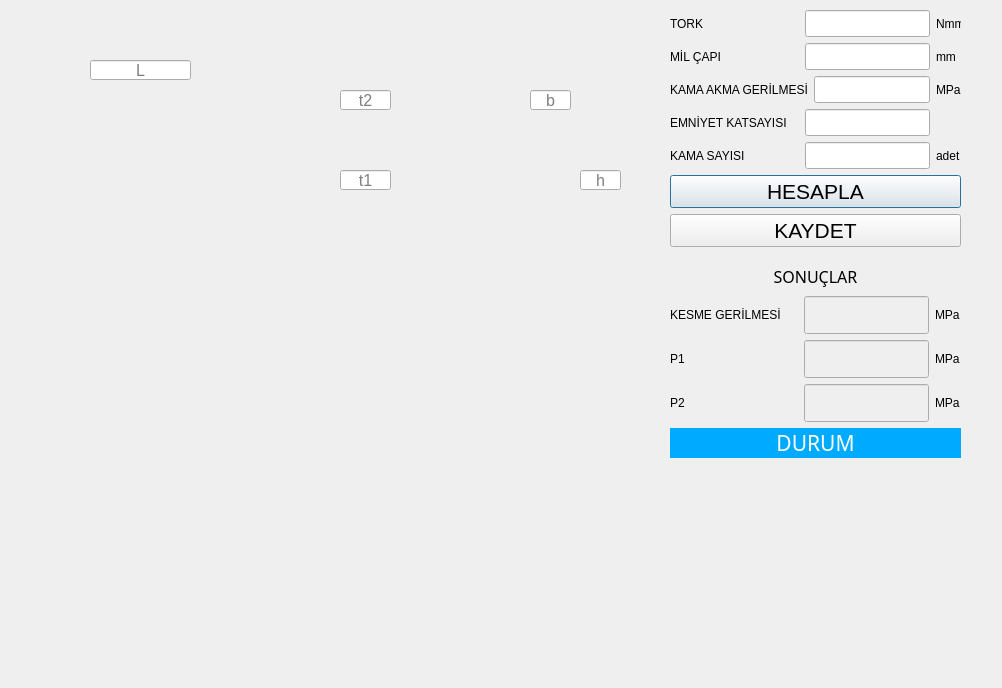
<?xml version="1.0" encoding="UTF-8"?>
<ui version="4.0">
 <class>MainWindow</class>
 <widget class="QDialog" name="MainWindow">
  <property name="geometry">
   <rect>
    <x>0</x>
    <y>0</y>
    <width>1002</width>
    <height>688</height>
   </rect>
  </property>
  <property name="windowTitle">
   <string>KAMA HESAP PROGRAMI</string>
  </property>
  <widget class="QLabel" name="label">
   <property name="geometry">
    <rect>
     <x>-20</x>
     <y>0</y>
     <width>641</width>
     <height>691</height>
    </rect>
   </property>
   <property name="text">
    <string/>
   </property>
   <property name="pixmap">
    <pixmap resource="kaynak.qrc">:/kama_olculer/resimler/kama_olcu.jpg</pixmap>
   </property>
   <property name="scaledContents">
    <bool>true</bool>
   </property>
  </widget>
  <widget class="QLineEdit" name="L_veri">
   <property name="geometry">
    <rect>
     <x>90</x>
     <y>60</y>
     <width>101</width>
     <height>20</height>
    </rect>
   </property>
   <property name="font">
    <font>
     <pointsize>12</pointsize>
     <weight>50</weight>
     <bold>false</bold>
     <strikeout>false</strikeout>
    </font>
   </property>
   <property name="maxLength">
    <number>3</number>
   </property>
   <property name="frame">
    <bool>true</bool>
   </property>
   <property name="alignment">
    <set>Qt::AlignCenter</set>
   </property>
   <property name="placeholderText">
    <string>L</string>
   </property>
  </widget>
  <widget class="QLineEdit" name="t2_veri">
   <property name="geometry">
    <rect>
     <x>340</x>
     <y>90</y>
     <width>51</width>
     <height>20</height>
    </rect>
   </property>
   <property name="font">
    <font>
     <pointsize>12</pointsize>
     <weight>50</weight>
     <bold>false</bold>
     <strikeout>false</strikeout>
    </font>
   </property>
   <property name="maxLength">
    <number>3</number>
   </property>
   <property name="frame">
    <bool>true</bool>
   </property>
   <property name="alignment">
    <set>Qt::AlignCenter</set>
   </property>
   <property name="placeholderText">
    <string>t2</string>
   </property>
  </widget>
  <widget class="QLineEdit" name="t1_veri">
   <property name="geometry">
    <rect>
     <x>340</x>
     <y>170</y>
     <width>51</width>
     <height>20</height>
    </rect>
   </property>
   <property name="font">
    <font>
     <pointsize>12</pointsize>
     <weight>50</weight>
     <bold>false</bold>
     <strikeout>false</strikeout>
    </font>
   </property>
   <property name="maxLength">
    <number>3</number>
   </property>
   <property name="frame">
    <bool>true</bool>
   </property>
   <property name="alignment">
    <set>Qt::AlignCenter</set>
   </property>
   <property name="placeholderText">
    <string>t1</string>
   </property>
  </widget>
  <widget class="QLineEdit" name="b_veri">
   <property name="geometry">
    <rect>
     <x>530</x>
     <y>90</y>
     <width>41</width>
     <height>20</height>
    </rect>
   </property>
   <property name="font">
    <font>
     <pointsize>12</pointsize>
     <weight>50</weight>
     <bold>false</bold>
     <strikeout>false</strikeout>
    </font>
   </property>
   <property name="maxLength">
    <number>3</number>
   </property>
   <property name="frame">
    <bool>true</bool>
   </property>
   <property name="alignment">
    <set>Qt::AlignCenter</set>
   </property>
   <property name="placeholderText">
    <string>b</string>
   </property>
  </widget>
  <widget class="QLineEdit" name="h_veri">
   <property name="geometry">
    <rect>
     <x>580</x>
     <y>170</y>
     <width>41</width>
     <height>20</height>
    </rect>
   </property>
   <property name="font">
    <font>
     <pointsize>12</pointsize>
     <weight>50</weight>
     <bold>false</bold>
     <strikeout>false</strikeout>
    </font>
   </property>
   <property name="maxLength">
    <number>3</number>
   </property>
   <property name="frame">
    <bool>true</bool>
   </property>
   <property name="alignment">
    <set>Qt::AlignCenter</set>
   </property>
   <property name="placeholderText">
    <string>h</string>
   </property>
  </widget>
  <widget class="QWidget" name="verticalLayoutWidget">
   <property name="geometry">
    <rect>
     <x>670</x>
     <y>10</y>
     <width>291</width>
     <height>448</height>
    </rect>
   </property>
   <layout class="QVBoxLayout" name="verticalLayout">
    <item>
     <layout class="QHBoxLayout" name="horizontalLayout">
      <item>
       <layout class="QHBoxLayout" name="horizontalLayout_2">
        <item>
         <widget class="QLabel" name="label_2">
          <property name="sizePolicy">
           <sizepolicy hsizetype="Preferred" vsizetype="Preferred">
            <horstretch>170</horstretch>
            <verstretch>0</verstretch>
           </sizepolicy>
          </property>
          <property name="text">
           <string>TORK</string>
          </property>
         </widget>
        </item>
        <item>
         <widget class="QLineEdit" name="tork_veri">
          <property name="maximumSize">
           <size>
            <width>125</width>
            <height>16777215</height>
           </size>
          </property>
          <property name="font">
           <font>
            <pointsize>12</pointsize>
            <weight>50</weight>
            <bold>false</bold>
            <strikeout>false</strikeout>
           </font>
          </property>
          <property name="maxLength">
           <number>150</number>
          </property>
          <property name="frame">
           <bool>true</bool>
          </property>
          <property name="alignment">
           <set>Qt::AlignCenter</set>
          </property>
          <property name="placeholderText">
           <string/>
          </property>
         </widget>
        </item>
        <item>
         <widget class="QLabel" name="label_8">
          <property name="sizePolicy">
           <sizepolicy hsizetype="Preferred" vsizetype="Preferred">
            <horstretch>50</horstretch>
            <verstretch>0</verstretch>
           </sizepolicy>
          </property>
          <property name="maximumSize">
           <size>
            <width>25</width>
            <height>16777215</height>
           </size>
          </property>
          <property name="text">
           <string>Nmm</string>
          </property>
         </widget>
        </item>
       </layout>
      </item>
     </layout>
    </item>
    <item>
     <layout class="QHBoxLayout" name="horizontalLayout_5">
      <item>
       <widget class="QLabel" name="label_3">
        <property name="sizePolicy">
         <sizepolicy hsizetype="Preferred" vsizetype="Preferred">
          <horstretch>170</horstretch>
          <verstretch>0</verstretch>
         </sizepolicy>
        </property>
        <property name="text">
         <string>MİL ÇAPI</string>
        </property>
       </widget>
      </item>
      <item>
       <widget class="QLineEdit" name="mil_veri">
        <property name="maximumSize">
         <size>
          <width>125</width>
          <height>16777215</height>
         </size>
        </property>
        <property name="font">
         <font>
          <pointsize>12</pointsize>
          <weight>50</weight>
          <bold>false</bold>
          <strikeout>false</strikeout>
         </font>
        </property>
        <property name="maxLength">
         <number>150</number>
        </property>
        <property name="frame">
         <bool>true</bool>
        </property>
        <property name="alignment">
         <set>Qt::AlignCenter</set>
        </property>
        <property name="placeholderText">
         <string/>
        </property>
       </widget>
      </item>
      <item>
       <widget class="QLabel" name="label_9">
        <property name="sizePolicy">
         <sizepolicy hsizetype="Preferred" vsizetype="Preferred">
          <horstretch>50</horstretch>
          <verstretch>0</verstretch>
         </sizepolicy>
        </property>
        <property name="maximumSize">
         <size>
          <width>25</width>
          <height>16777215</height>
         </size>
        </property>
        <property name="text">
         <string>mm</string>
        </property>
       </widget>
      </item>
     </layout>
    </item>
    <item>
     <layout class="QHBoxLayout" name="horizontalLayout_6">
      <item>
       <widget class="QLabel" name="label_4">
        <property name="sizePolicy">
         <sizepolicy hsizetype="Preferred" vsizetype="Preferred">
          <horstretch>170</horstretch>
          <verstretch>0</verstretch>
         </sizepolicy>
        </property>
        <property name="text">
         <string>KAMA AKMA GERİLMESİ</string>
        </property>
       </widget>
      </item>
      <item>
       <widget class="QLineEdit" name="akma_veri">
        <property name="maximumSize">
         <size>
          <width>125</width>
          <height>16777215</height>
         </size>
        </property>
        <property name="font">
         <font>
          <pointsize>12</pointsize>
          <weight>50</weight>
          <bold>false</bold>
          <strikeout>false</strikeout>
         </font>
        </property>
        <property name="maxLength">
         <number>150</number>
        </property>
        <property name="frame">
         <bool>true</bool>
        </property>
        <property name="alignment">
         <set>Qt::AlignCenter</set>
        </property>
        <property name="placeholderText">
         <string/>
        </property>
       </widget>
      </item>
      <item>
       <widget class="QLabel" name="label_10">
        <property name="sizePolicy">
         <sizepolicy hsizetype="Preferred" vsizetype="Preferred">
          <horstretch>50</horstretch>
          <verstretch>0</verstretch>
         </sizepolicy>
        </property>
        <property name="maximumSize">
         <size>
          <width>25</width>
          <height>16777215</height>
         </size>
        </property>
        <property name="text">
         <string>MPa</string>
        </property>
       </widget>
      </item>
     </layout>
    </item>
    <item>
     <layout class="QHBoxLayout" name="horizontalLayout_9">
      <item>
       <widget class="QLabel" name="label_16">
        <property name="sizePolicy">
         <sizepolicy hsizetype="Preferred" vsizetype="Preferred">
          <horstretch>170</horstretch>
          <verstretch>0</verstretch>
         </sizepolicy>
        </property>
        <property name="text">
         <string>EMNİYET KATSAYISI</string>
        </property>
       </widget>
      </item>
      <item>
       <widget class="QLineEdit" name="emniyet_veri">
        <property name="maximumSize">
         <size>
          <width>125</width>
          <height>16777215</height>
         </size>
        </property>
        <property name="font">
         <font>
          <pointsize>12</pointsize>
          <weight>50</weight>
          <bold>false</bold>
          <strikeout>false</strikeout>
         </font>
        </property>
        <property name="maxLength">
         <number>150</number>
        </property>
        <property name="frame">
         <bool>true</bool>
        </property>
        <property name="alignment">
         <set>Qt::AlignCenter</set>
        </property>
        <property name="placeholderText">
         <string/>
        </property>
       </widget>
      </item>
      <item>
       <widget class="QLabel" name="label_17">
        <property name="sizePolicy">
         <sizepolicy hsizetype="Preferred" vsizetype="Preferred">
          <horstretch>50</horstretch>
          <verstretch>0</verstretch>
         </sizepolicy>
        </property>
        <property name="maximumSize">
         <size>
          <width>25</width>
          <height>16777215</height>
         </size>
        </property>
        <property name="text">
         <string/>
        </property>
       </widget>
      </item>
     </layout>
    </item>
    <item>
     <layout class="QHBoxLayout" name="horizontalLayout_10">
      <item>
       <widget class="QLabel" name="label_19">
        <property name="sizePolicy">
         <sizepolicy hsizetype="Preferred" vsizetype="Preferred">
          <horstretch>170</horstretch>
          <verstretch>0</verstretch>
         </sizepolicy>
        </property>
        <property name="text">
         <string>KAMA SAYISI</string>
        </property>
       </widget>
      </item>
      <item>
       <widget class="QLineEdit" name="kamaadet_veri">
        <property name="maximumSize">
         <size>
          <width>125</width>
          <height>16777215</height>
         </size>
        </property>
        <property name="font">
         <font>
          <pointsize>12</pointsize>
          <weight>50</weight>
          <bold>false</bold>
          <strikeout>false</strikeout>
         </font>
        </property>
        <property name="maxLength">
         <number>150</number>
        </property>
        <property name="frame">
         <bool>true</bool>
        </property>
        <property name="alignment">
         <set>Qt::AlignCenter</set>
        </property>
        <property name="placeholderText">
         <string/>
        </property>
       </widget>
      </item>
      <item>
       <widget class="QLabel" name="label_20">
        <property name="sizePolicy">
         <sizepolicy hsizetype="Preferred" vsizetype="Preferred">
          <horstretch>50</horstretch>
          <verstretch>0</verstretch>
         </sizepolicy>
        </property>
        <property name="maximumSize">
         <size>
          <width>25</width>
          <height>16777215</height>
         </size>
        </property>
        <property name="text">
         <string>adet</string>
        </property>
       </widget>
      </item>
     </layout>
    </item>
    <item>
     <widget class="QPushButton" name="hesapla_buton">
      <property name="enabled">
       <bool>true</bool>
      </property>
      <property name="font">
       <font>
        <pointsize>16</pointsize>
        <weight>50</weight>
        <bold>false</bold>
       </font>
      </property>
      <property name="text">
       <string>HESAPLA</string>
      </property>
     </widget>
    </item>
    <item>
     <widget class="QPushButton" name="kaydet">
      <property name="enabled">
       <bool>true</bool>
      </property>
      <property name="font">
       <font>
        <pointsize>16</pointsize>
        <weight>50</weight>
        <bold>false</bold>
       </font>
      </property>
      <property name="text">
       <string>KAYDET</string>
      </property>
     </widget>
    </item>
    <item>
     <spacer name="horizontalSpacer">
      <property name="orientation">
       <enum>Qt::Horizontal</enum>
      </property>
      <property name="sizeHint" stdset="0">
       <size>
        <width>40</width>
        <height>10</height>
       </size>
      </property>
     </spacer>
    </item>
    <item>
     <widget class="QLabel" name="label_14">
      <property name="font">
       <font>
        <family>Berlin Sans FB</family>
        <pointsize>12</pointsize>
        <weight>50</weight>
        <bold>false</bold>
       </font>
      </property>
      <property name="text">
       <string>SONUÇLAR</string>
      </property>
      <property name="alignment">
       <set>Qt::AlignCenter</set>
      </property>
     </widget>
    </item>
    <item>
     <layout class="QHBoxLayout" name="horizontalLayout_3">
      <item>
       <widget class="QLabel" name="label_5">
        <property name="sizePolicy">
         <sizepolicy hsizetype="Preferred" vsizetype="Preferred">
          <horstretch>100</horstretch>
          <verstretch>0</verstretch>
         </sizepolicy>
        </property>
        <property name="text">
         <string>KESME GERİLMESİ</string>
        </property>
       </widget>
      </item>
      <item>
       <widget class="QLineEdit" name="kesme_sonuc_label">
        <property name="enabled">
         <bool>false</bool>
        </property>
        <property name="maximumSize">
         <size>
          <width>125</width>
          <height>16777215</height>
         </size>
        </property>
        <property name="font">
         <font>
          <family>TechnicBold</family>
          <pointsize>16</pointsize>
          <weight>50</weight>
          <bold>false</bold>
          <strikeout>false</strikeout>
         </font>
        </property>
        <property name="maxLength">
         <number>10</number>
        </property>
        <property name="frame">
         <bool>true</bool>
        </property>
        <property name="alignment">
         <set>Qt::AlignRight|Qt::AlignTrailing|Qt::AlignVCenter</set>
        </property>
        <property name="placeholderText">
         <string/>
        </property>
       </widget>
      </item>
      <item>
       <widget class="QLabel" name="label_11">
        <property name="sizePolicy">
         <sizepolicy hsizetype="Preferred" vsizetype="Preferred">
          <horstretch>20</horstretch>
          <verstretch>0</verstretch>
         </sizepolicy>
        </property>
        <property name="text">
         <string>MPa</string>
        </property>
       </widget>
      </item>
     </layout>
    </item>
    <item>
     <layout class="QHBoxLayout" name="horizontalLayout_7">
      <item>
       <widget class="QLabel" name="label_6">
        <property name="sizePolicy">
         <sizepolicy hsizetype="Preferred" vsizetype="Preferred">
          <horstretch>100</horstretch>
          <verstretch>0</verstretch>
         </sizepolicy>
        </property>
        <property name="text">
         <string>P1</string>
        </property>
       </widget>
      </item>
      <item>
       <widget class="QLineEdit" name="p1_sonuc_label">
        <property name="enabled">
         <bool>false</bool>
        </property>
        <property name="maximumSize">
         <size>
          <width>125</width>
          <height>16777215</height>
         </size>
        </property>
        <property name="font">
         <font>
          <family>TechnicBold</family>
          <pointsize>16</pointsize>
          <weight>50</weight>
          <bold>false</bold>
          <strikeout>false</strikeout>
         </font>
        </property>
        <property name="maxLength">
         <number>10</number>
        </property>
        <property name="frame">
         <bool>true</bool>
        </property>
        <property name="alignment">
         <set>Qt::AlignRight|Qt::AlignTrailing|Qt::AlignVCenter</set>
        </property>
        <property name="placeholderText">
         <string/>
        </property>
       </widget>
      </item>
      <item>
       <widget class="QLabel" name="label_12">
        <property name="sizePolicy">
         <sizepolicy hsizetype="Preferred" vsizetype="Preferred">
          <horstretch>20</horstretch>
          <verstretch>0</verstretch>
         </sizepolicy>
        </property>
        <property name="text">
         <string>MPa</string>
        </property>
       </widget>
      </item>
     </layout>
    </item>
    <item>
     <layout class="QHBoxLayout" name="horizontalLayout_8">
      <item>
       <widget class="QLabel" name="label_7">
        <property name="sizePolicy">
         <sizepolicy hsizetype="Preferred" vsizetype="Preferred">
          <horstretch>100</horstretch>
          <verstretch>0</verstretch>
         </sizepolicy>
        </property>
        <property name="text">
         <string>P2</string>
        </property>
       </widget>
      </item>
      <item>
       <widget class="QLineEdit" name="p2_sonuc_label">
        <property name="enabled">
         <bool>false</bool>
        </property>
        <property name="maximumSize">
         <size>
          <width>125</width>
          <height>16777215</height>
         </size>
        </property>
        <property name="font">
         <font>
          <family>TechnicBold</family>
          <pointsize>16</pointsize>
          <weight>50</weight>
          <bold>false</bold>
          <strikeout>false</strikeout>
         </font>
        </property>
        <property name="maxLength">
         <number>10</number>
        </property>
        <property name="frame">
         <bool>true</bool>
        </property>
        <property name="alignment">
         <set>Qt::AlignRight|Qt::AlignTrailing|Qt::AlignVCenter</set>
        </property>
        <property name="placeholderText">
         <string/>
        </property>
       </widget>
      </item>
      <item>
       <widget class="QLabel" name="label_13">
        <property name="sizePolicy">
         <sizepolicy hsizetype="Preferred" vsizetype="Preferred">
          <horstretch>20</horstretch>
          <verstretch>0</verstretch>
         </sizepolicy>
        </property>
        <property name="text">
         <string>MPa</string>
        </property>
       </widget>
      </item>
     </layout>
    </item>
    <item>
     <layout class="QHBoxLayout" name="horizontalLayout_4">
      <item>
       <widget class="QLabel" name="durum">
        <property name="font">
         <font>
          <family>Berlin Sans FB</family>
          <pointsize>16</pointsize>
          <weight>50</weight>
          <bold>false</bold>
         </font>
        </property>
        <property name="autoFillBackground">
         <bool>false</bool>
        </property>
        <property name="styleSheet">
         <string notr="true">background-color: rgb(0, 170, 255);
color: rgb(255, 255, 255);</string>
        </property>
        <property name="text">
         <string>DURUM</string>
        </property>
        <property name="alignment">
         <set>Qt::AlignCenter</set>
        </property>
       </widget>
      </item>
     </layout>
    </item>
   </layout>
  </widget>
  <widget class="QLabel" name="label_15">
   <property name="enabled">
    <bool>true</bool>
   </property>
   <property name="geometry">
    <rect>
     <x>620</x>
     <y>470</y>
     <width>385</width>
     <height>221</height>
    </rect>
   </property>
   <property name="sizePolicy">
    <sizepolicy hsizetype="Preferred" vsizetype="Preferred">
     <horstretch>0</horstretch>
     <verstretch>0</verstretch>
    </sizepolicy>
   </property>
   <property name="maximumSize">
    <size>
     <width>385</width>
     <height>221</height>
    </size>
   </property>
   <property name="text">
    <string/>
   </property>
   <property name="pixmap">
    <pixmap resource="kaynak.qrc">:/kuvvet/resimler/kuvvet.jpg</pixmap>
   </property>
   <property name="scaledContents">
    <bool>true</bool>
   </property>
  </widget>
 </widget>
 <resources>
  <include location="kaynak.qrc"/>
 </resources>
 <connections/>
</ui>
